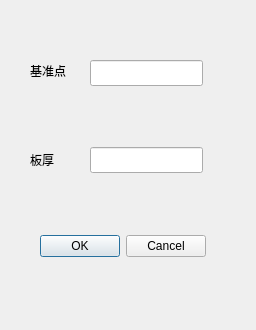
<?xml version="1.0" encoding="UTF-8"?>
<ui version="4.0">
 <class>YReferencePoint</class>
 <widget class="QDialog" name="YReferencePoint">
  <property name="geometry">
   <rect>
    <x>0</x>
    <y>0</y>
    <width>256</width>
    <height>330</height>
   </rect>
  </property>
  <property name="windowTitle">
   <string>Dialog</string>
  </property>
  <widget class="QDialogButtonBox" name="buttonBox">
   <property name="geometry">
    <rect>
     <x>40</x>
     <y>230</y>
     <width>166</width>
     <height>33</height>
    </rect>
   </property>
   <property name="standardButtons">
    <set>QDialogButtonBox::Cancel|QDialogButtonBox::Ok</set>
   </property>
  </widget>
  <widget class="QLineEdit" name="lineEdit_BoardThick">
   <property name="geometry">
    <rect>
     <x>90</x>
     <y>147</y>
     <width>113</width>
     <height>26</height>
    </rect>
   </property>
  </widget>
  <widget class="QLabel" name="label">
   <property name="geometry">
    <rect>
     <x>30</x>
     <y>150</y>
     <width>50</width>
     <height>20</height>
    </rect>
   </property>
   <property name="text">
    <string>板厚</string>
   </property>
  </widget>
  <widget class="QLabel" name="label_2">
   <property name="geometry">
    <rect>
     <x>30</x>
     <y>63</y>
     <width>50</width>
     <height>16</height>
    </rect>
   </property>
   <property name="text">
    <string>基准点</string>
   </property>
  </widget>
  <widget class="QLineEdit" name="lineEdit_YReferencePoint">
   <property name="geometry">
    <rect>
     <x>90</x>
     <y>60</y>
     <width>113</width>
     <height>26</height>
    </rect>
   </property>
   <property name="readOnly">
    <bool>true</bool>
   </property>
  </widget>
 </widget>
 <resources/>
 <connections>
  <connection>
   <sender>buttonBox</sender>
   <signal>rejected()</signal>
   <receiver>YReferencePoint</receiver>
   <slot>close()</slot>
   <hints>
    <hint type="sourcelabel">
     <x>132</x>
     <y>216</y>
    </hint>
    <hint type="destinationlabel">
     <x>132</x>
     <y>198</y>
    </hint>
   </hints>
  </connection>
 </connections>
</ui>
